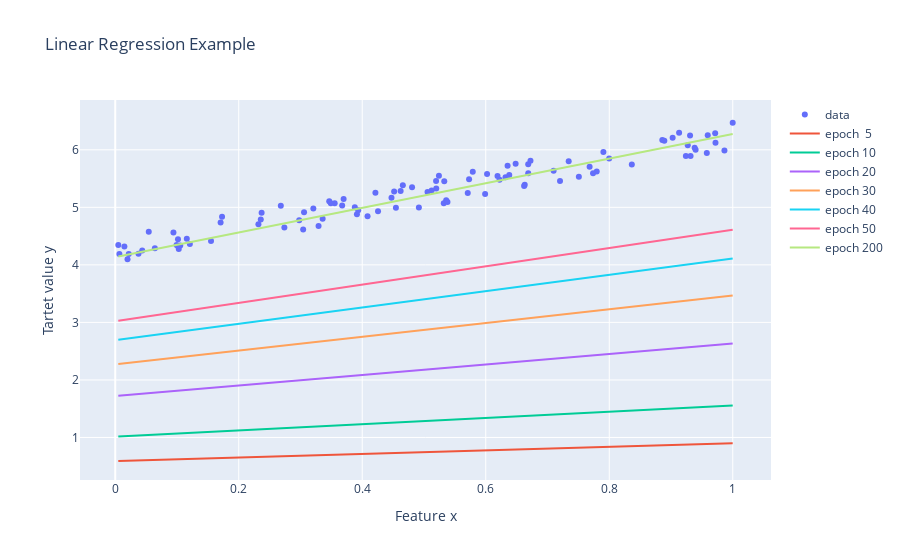
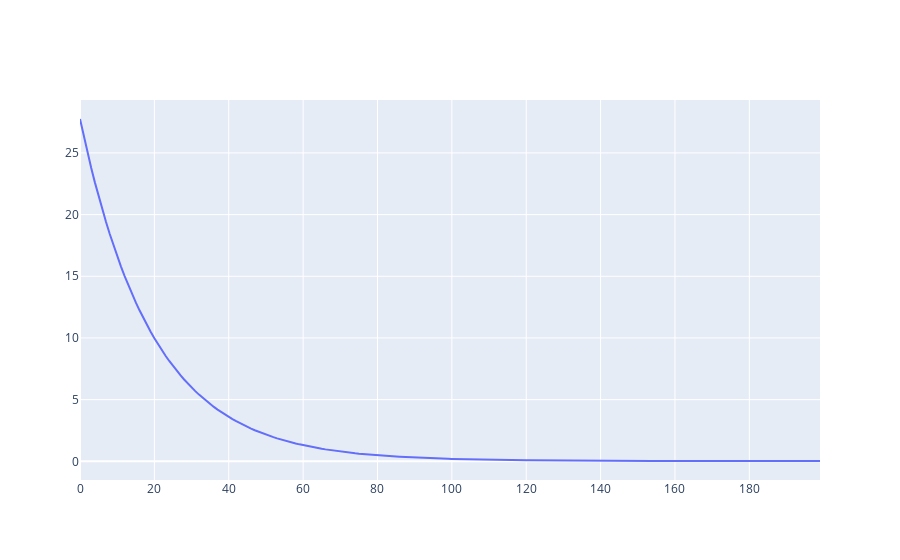
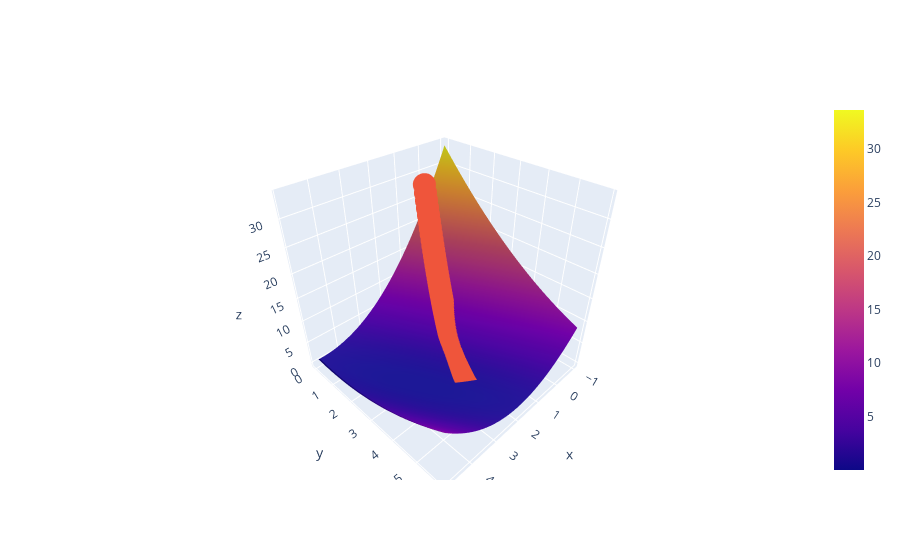

Notebook source saved alongside these figures, in order:
### Code cell
import numpy as np
import plotly.graph_objects as go
import plotly
import plotly.offline as py
py.init_notebook_mode(connected=True)
#data = np.array([[25, 1], [27, 1], [269, 5], [359, 4], [445, 9], [790, 10], [1250, 14], [550, 6], [320, 5], [980, 11]])
n_samples = 100
noise = np.random.rand(n_samples) * 0.5
w_or , b_or = 2, 4
x_or = np.random.rand(n_samples)
y_or = w_or * x_or + b_or

x = x_or
y = y_or + noise

a = 0.01
w_current, b_current = 0, 0
N = float(len(y))
epochs = 200
x_space = np.linspace(x.min(), x.max())
costs_all = []
ws, bs = [], []
for i in range(epochs):
    y_current = (w_current * x) + b_current
    cost = sum([e**2 for e in (y-y_current)]) / N
    costs_all.append(cost)
    w_gradient = -(2/N) * sum(x * (y - y_current))
    b_gradient = -(2/N) * sum(y - y_current)
    w_current = w_current - (a * w_gradient)
    b_current = b_current - (a * b_gradient)
    ws.append(w_current)
    bs.append(b_current)
    if i==5:
        y_5 = w_current * x_space + b_current
    if i==10:
        y_10 = w_current * x_space + b_current
    if i==20:
        y_20 = w_current * x_space + b_current
    if i==30:
        y_30 = w_current * x_space + b_current
    if i==40:
        y_40 = w_current * x_space + b_current
    if i==50:
        y_50 = w_current * x_space + b_current

y_200 = w_current * x_space + b_current


print(cost, w_current, b_current)
fig = go.Figure(data=[go.Scatter(x=x, y=y, mode='markers', name='data'),
                      go.Scatter(x=x_space, y=y_5, name="epoch  5"),
                      go.Scatter(x=x_space, y=y_10, name="epoch 10"),
                      go.Scatter(x=x_space, y=y_20, name="epoch 20"),
                      go.Scatter(x=x_space, y=y_30, name="epoch 30"),
                      go.Scatter(x=x_space, y=y_40, name="epoch 40"),
                      go.Scatter(x=x_space, y=y_50, name="epoch 50"),
                      go.Scatter(x=x_space, y=y_200, name="epoch 200")],
                layout=go.Layout(title='Linear Regression Example',
                                           xaxis=dict(title="Feature x",), 
                                           yaxis=dict(title="Tartet value y",)))
plotly.offline.iplot(fig)

fig = go.Figure(data=go.Scatter(y=costs_all))
plotly.offline.iplot(fig)
w_pos = np.arange(-1, 5, 0.1)
b_pos = np.arange(0, 7, 0.1)
costs = np.zeros((len(w_pos), len(b_pos)))
for i in range(len(w_pos)):
    for j in range(len(b_pos)):
        y_current = (w_pos[i] * x) + b_pos[j]
        cost = sum([e**2 for e in (y-y_current)]) / N
        costs[i, j] = cost
#heatmap = go.Heatmap(z=np.log(costs), x=w_pos, y=b_pos)
#mesh = go.Mesh3d(x=w_pos, y=b_pos, z=np.log(costs),
#                   showscale=True)
plotly.offline.iplot([go.Surface(x=w_pos, y=b_pos, z=costs), 
                      go.Scatter3d(x=ws, y=bs, z=costs_all, mode='markers')])
